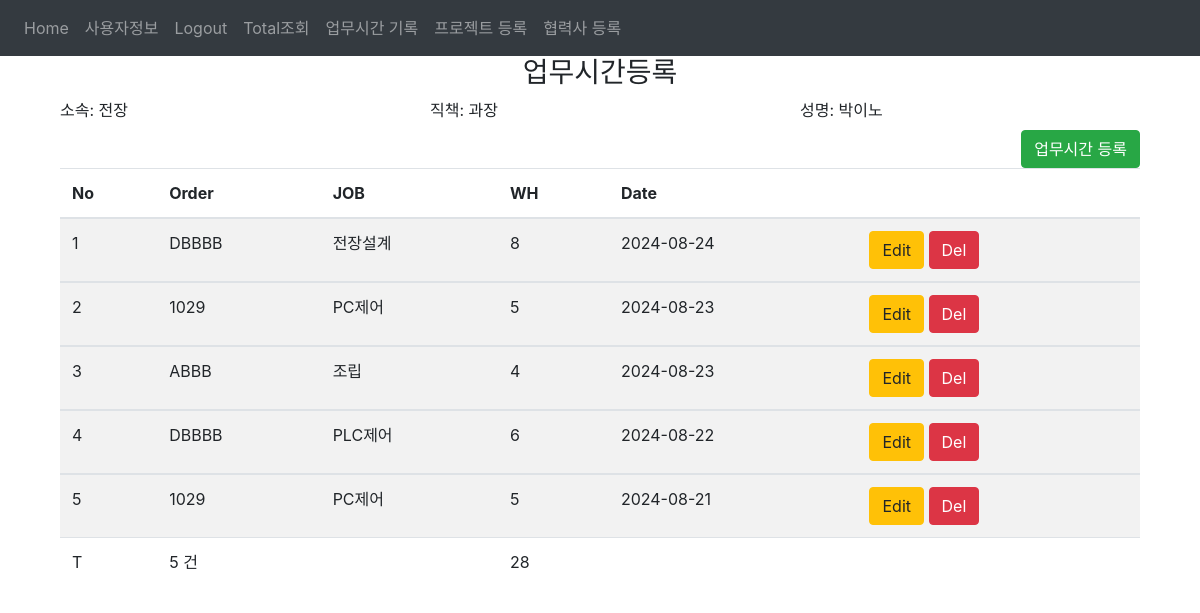
Page /work_hour (signed in) on the committed database.
### website/models.py (models this page shows)
class User(db.Model, UserMixin):                                      #Employee
    id = db.Column(db.Integer, primary_key=True)                      #DB primary_key ID
    email = db.Column(db.String(50), unique=True)                     #이름대신 ID로 사용함
    uname = db.Column(db.String(50),nullable=False)                   #이름
    udepartment = db.Column(db.String(50))                            #소속부서
    uposition = db.Column(db.String(50))                              #직책
    password = db.Column(db.String(50))                               #패스워드
    authority = db.Column(db.String(10))                              #권한관리 : 1 슈퍼 관리자, 2 관리자, 3 일반 사용자
    notes = db.relationship('Note')                                   #외래키 연동
    projects = db.relationship('Project')
    working_hours = db.relationship('Working_hour')

class Working_hour(db.Model):                                         #내가 참여중인 프로젝트에 MD를 매일 등록한다. 2번
    id = db.Column(db.Integer, primary_key=True)                      #DB primary_key ID
    pcode = db.Column(db.String(50), nullable=False)                  #프로젝트 코드
    pname = db.Column(db.String(100))                                 #프로젝트 이름
    username = db.Column(db.String(50))                               #사용자 이름
    jobpart = db.Column(db.String(50))                                #업무 진행한 분야(근무시간을 쓴 곳)
    workhour = db.Column(db.Integer)                                  #프로젝트에 사용한 시간을 입력
    recodingdate = db.Column(db.String(50))                           #근무기록한 날짜 'yymmdd'
    date = db.Column(db.DateTime(timezone=True), default=func.now())  #timestamp
    user_id = db.Column(db.Integer, db.ForeignKey('user.id'))         #외래키 연동

### website/views.py (the view, shortened to what this page needs)
@views.route('/work_hour', methods=['GET','POST'])
@login_required
def work_hour():
    task_list = ["기구설계","현장지원","전장설계","조립",
                 "PC제어","PLC제어", "셋업", "기타"]
    today = date.today()
    yesterday = today - timedelta(days=6)
    projects = Project.query.with_entities(Project.pcode,Project.pname).filter(Project.enddate > today).all()
    wh_data=Working_hour.query.filter(Working_hour.recodingdate >= yesterday).where(Working_hour.user_id == current_user.id).order_by(Working_hour.recodingdate.desc())
    return render_template("work_hour.html", task_list=task_list, all_data=projects,wh_data=wh_data, user=current_user)

### website/__init__.py (called while the page is built)
def create_app():
    app.config['SECRET_KEY'] = 'hjshjhdjah kjshkjdhjs'
    app.config['SQLALCHEMY_DATABASE_URI'] = f'sqlite:///{DB_NAME}'
    db.init_app(app)
    from .views import views
    from .auth import auth
    app.register_blueprint(views, url_prefix='/')
    app.register_blueprint(auth, url_prefix='/')
    from .models import User
    with app.app_context():
        db.create_all()
    login_manager = LoginManager()
    login_manager.login_view = 'auth.login'
    login_manager.init_app(app)
    @login_manager.user_loader
    def load_user(id):
        return User.query.get(int(id))
    return app

### website/templates/work_hour.html (shortened to what this page needs)
{% extends "base.html" %}
{% block content%}
<div class="container">
    <div class="table-wrapper">
        <h3 align="center">업무시간등록</h3>
        <form method="POST">
        <div class="row">
            <div class="col">
            <label for="userDepartmet">소속: {{user.udepartment}}</label>
            </div>
            <div class="col">
            <label for="userPosition">직책: {{user.uposition}}</label>
            </div>
            <div class="col">
            <label for="userName">성명: {{user.uname}}</label>
            </div>
        </div>
        <div align="right">
            <button type="button" class="btn btn-success float-end"
                data-toggle="modal" data-target="#add_workhour">업무시간 등록</button>
        </div>
        </form>
        <table class="table table-hover table-striped table-responsive-sm" id="table1">
            <thead>
                <tr>
                <th>No</th>
                <th>Order</th>
                <th>JOB</th>
                <th>WH</th>
                <th>Date</th>
                <th></th>
                </tr>
            </thead>
            {% for row in wh_data %}
            <tbody>
            <tr>
                <td>{{loop.index}}</td>
                <td>{{row.pcode}}</td>
                <td>{{row.jobpart}}</td>
                <td class="participation-time">{{row.workhour}}</td>
                <td>{{row.recodingdate}}</td>
                <td>
                <a href="/views.workhour_update/{{row.id}}" class="btn btn-warning btn-xs" data-toggle="modal" data-target="#modaledit{{row.id}}">Edit</a>
                <a href="/workhour_delete/{{row.pid}}" class="btn btn-danger btn-xs" onclick="return confirm('이 데이터를 삭제하시겠습니까?')">Del</a>
                </td>
            </tr>
            </tbody>
            {% endfor %}
            <tfoot>
                <tr>
                <td>T</td>
                <td id="count"></td>
                <td></td>
                <td id="total-time"></td>
                <td></td>
                <td></td>
                </tr>
            </tfoot>
        </table>
    </div>
</div>
{% endblock %}

### website/templates/base.html (style rules this page uses)
.table-wrapper { overflow-x: auto; }

### rows in the picture
User: udepartment "전장", uposition "과장", uname "박이노"
Working_hour: pcode "DBBBB", jobpart "전장설계", workhour "8", recodingdate "2024-08-24"
Working_hour: pcode "1029", jobpart "PC제어", workhour "5", recodingdate "2024-08-23"
Working_hour: pcode "ABBB", jobpart "조립", workhour "4", recodingdate "2024-08-23"
Working_hour: pcode "DBBBB", jobpart "PLC제어", workhour "6", recodingdate "2024-08-22"
Working_hour: pcode "1029", jobpart "PC제어", workhour "5", recodingdate "2024-08-21"
